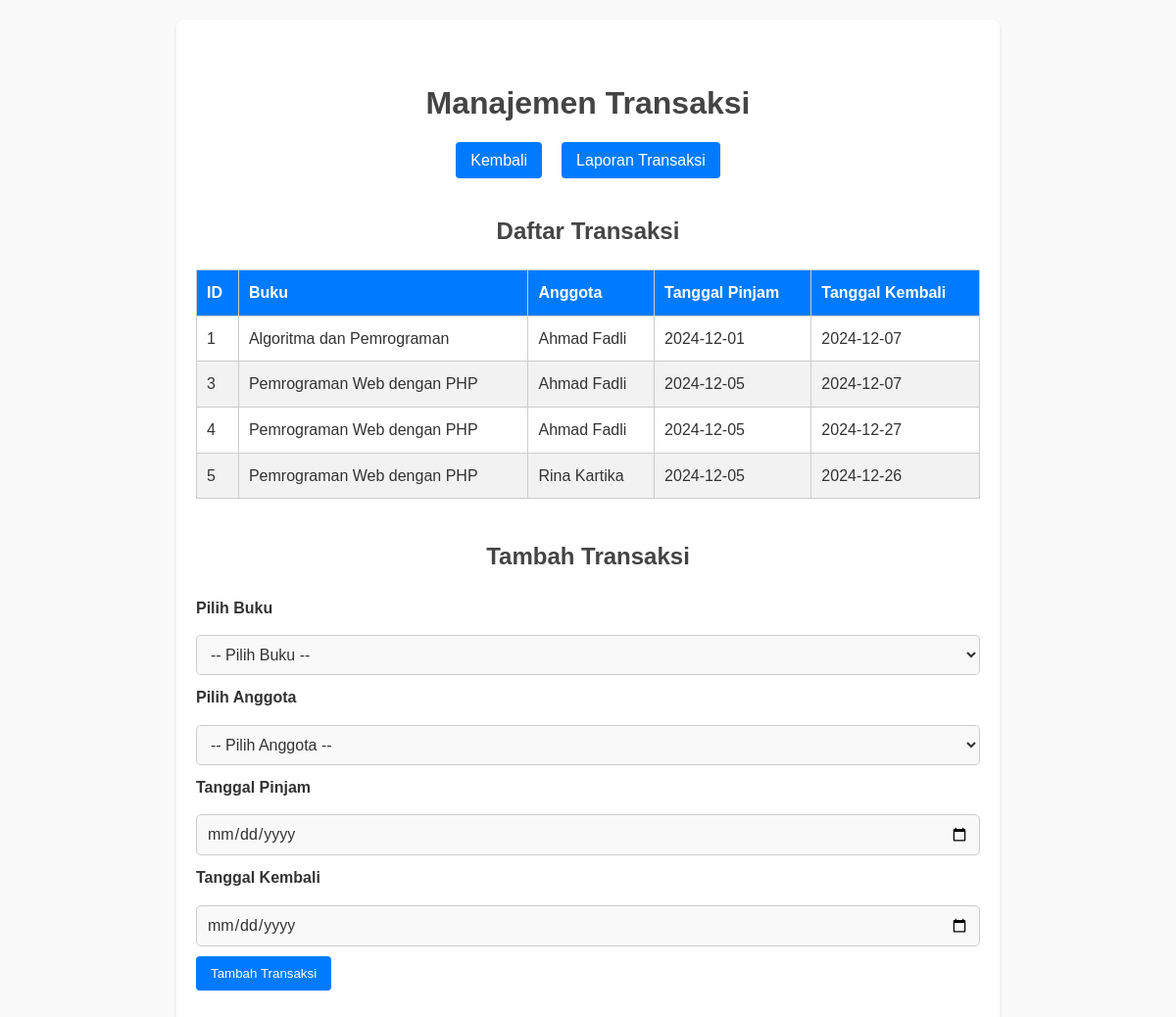
Screenshot of /transaksi.php (signed in) with the database file from the repository.
### tables this page shows
CREATE TABLE `transaksi` (
  `id` int(11) NOT NULL,
  `id_buku` int(11) DEFAULT NULL,
  `id_anggota` int(11) DEFAULT NULL,
  `tanggal_pinjam` date DEFAULT NULL,
  `tanggal_kembali` date DEFAULT NULL
);

CREATE TABLE `buku` (
  `id` int(11) NOT NULL,
  `judul` varchar(255) DEFAULT NULL,
  `pengarang` varchar(255) DEFAULT NULL,
  `kategori` varchar(50) DEFAULT NULL,
  `status` enum('tersedia','dipinjam') DEFAULT NULL
);

CREATE TABLE `anggota` (
  `id` int(11) NOT NULL,
  `nama` varchar(255) DEFAULT NULL,
  `email` varchar(255) DEFAULT NULL,
  `nomor_telepon` varchar(15) DEFAULT NULL
);

### transaksi.php (the view, shortened to what this page needs)
<?php
include 'koneksi.php';
$transaksi_result = $conn->query("SELECT transaksi.id, buku.judul AS buku, anggota.nama AS anggota,
    transaksi.tanggal_pinjam, transaksi.tanggal_kembali
    FROM transaksi
    JOIN buku ON transaksi.id_buku = buku.id
    JOIN anggota ON transaksi.id_anggota = anggota.id");
?>
<!DOCTYPE html>
<html lang="id">
<head>
  <link rel="stylesheet" href="style.css">
</head>
<body>
  <div class="container">
    <h1>Manajemen Transaksi</h1>
    <ul>
      <li><a href="dashboard.php" class="btn-back">Kembali</a></li>
      <li><a href="laporan.php">Laporan Transaksi</a></li>
    </ul>
    <h2>Daftar Transaksi</h2>
    <table>
      <thead>
        <tr>
          <th>ID</th>
          <th>Buku</th>
          <th>Anggota</th>
          <th>Tanggal Pinjam</th>
          <th>Tanggal Kembali</th>
        </tr>
      </thead>
      <tbody>
        <?php while ($row = $transaksi_result->fetch_assoc()): ?>
          <tr>
            <td><?= $row['id'] ?></td>
            <td><?= $row['buku'] ?></td>
            <td><?= $row['anggota'] ?></td>
            <td><?= $row['tanggal_pinjam'] ?></td>
            <td><?= $row['tanggal_kembali'] ?></td>
          </tr>
        <?php endwhile; ?>
      </tbody>
    </table>
    <h2>Tambah Transaksi</h2>
    <form method="POST">
      <label for="id_buku">Pilih Buku</label>
      <select name="id_buku" id="id_buku" required>
        <option value="">-- Pilih Buku --</option>
      </select>
      <label for="id_anggota">Pilih Anggota</label>
      <select name="id_anggota" id="id_anggota" required>
        <option value="">-- Pilih Anggota --</option>
      </select>
      <label for="tanggal_pinjam">Tanggal Pinjam</label>
      <input type="date" name="tanggal_pinjam" id="tanggal_pinjam" required>
      <label for="tanggal_kembali">Tanggal Kembali</label>
      <input type="date" name="tanggal_kembali" id="tanggal_kembali" required>
      <button type="submit" name="add">Tambah Transaksi</button>
    </form>
  </div>
</body>
</html>

### style.css (style rules this page uses)
body, h1, h2, h3, p, ul, li, input, button, table { margin: 0; padding: 0; box-sizing: border-box; font-family: Arial, sans-serif; }
body { background-color: #f9f9f9; color: #333; line-height: 1.6; padding: 20px; }
.container { max-width: 800px; margin: 0 auto; background: #fff; padding: 20px; border-radius: 8px; box-shadow: 0 2px 4px rgba(0, 0, 0, 0.1); }
h1, h2 { color: #444; margin-bottom: 20px; margin-top: 40px; text-align: center; }
a { color: #007bff; text-decoration: none; }
form { margin-bottom: 20px; }
label { display: block; margin-bottom: 5px; font-weight: bold; }
button { background-color: #007bff; color: white; padding: 10px 15px; border: none; border-radius: 4px; cursor: pointer; }
select { width: 100%; padding: 10px; margin: 10px 0; border: 1px solid #ccc; border-radius: 5px; background-color: #f9f9f9; font-size: 16px; color: #333; transition: border-color 0.3s ease, box-shadow 0.3s ease; }
input[type="date"] { width: 100%; padding: 10px; margin: 10px 0; border: 1px solid #ccc; border-radius: 5px; background-color: #f9f9f9; font-size: 16px; color: #333; transition: border-color 0.3s ease, box-shadow 0.3s ease; }
option { padding: 10px; font-size: 16px; }
table { width: 100%; border-collapse: collapse; margin-top: 20px; }
table th, table td { padding: 10px; border: 1px solid #ccc; text-align: left; }
table th { background-color: #007bff; color: white; }
table tr:nth-child(even) { background-color: #f2f2f2; }
ul { list-style: none; display: flex; justify-content: center; margin-bottom: 20px; }
ul li { margin: 0 10px; }
ul li a { padding: 10px 15px; background: #007bff; color: white; border-radius: 4px; }

### rows the page displays
transaksi: id "1", id_buku.judul "Algoritma dan Pemrograman", id_anggota.nama "Ahmad Fadli", tanggal_pinjam "2024-12-01", tanggal_kembali "2024-12-07"
transaksi: id "3", id_buku.judul "Pemrograman Web dengan PHP", id_anggota.nama "Ahmad Fadli", tanggal_pinjam "2024-12-05", tanggal_kembali "2024-12-07"
transaksi: id "4", id_buku.judul "Pemrograman Web dengan PHP", id_anggota.nama "Ahmad Fadli", tanggal_pinjam "2024-12-05", tanggal_kembali "2024-12-27"
transaksi: id "5", id_buku.judul "Pemrograman Web dengan PHP", id_anggota.nama "Rina Kartika", tanggal_pinjam "2024-12-05", tanggal_kembali "2024-12-26"
